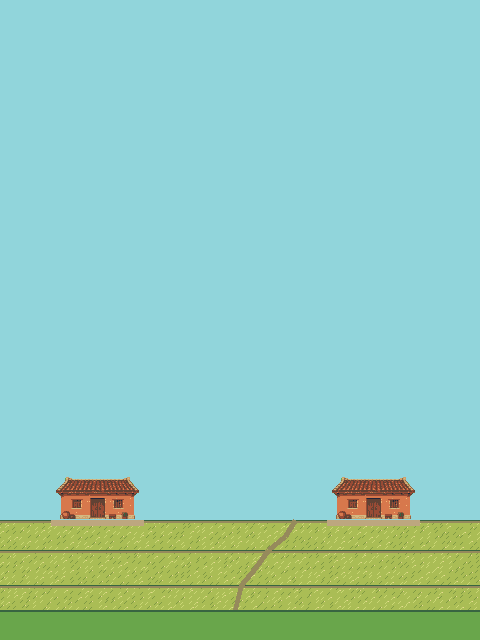
#> input picture apps/bird-minigame/assets/candidates/rural-review-20260906/rural-ground-native.png, 480 x 640 px
$ python package-rural-review.py
#> lines starting #> are read from the running program, lines starting #| are printed output that depends on the picture
"""Package the scenery-only converter and review artifacts for HTTPS delivery."""
import hashlib
import json
from pathlib import Path
import shutil
import zipfile
from PIL import Image

ROOT = Path(__file__).resolve().parents[1]
OUT = ROOT / 'assets/candidates/rural-review-20260906'
SHARE = ROOT / 'tmp/textfree-20260906/share'

# A focused 4x view permits cottage/ground review without manipulating plants.
ground = Image.open(OUT / 'rural-ground-native.png')
#> ground is the input picture: PIL image 480x640 RGB; mean R, G, B 146.3, 204, 190.7
ground.crop((0, 470, 480, 640)).resize((1920, 680), Image.Resampling.NEAREST).save(OUT / 'rural-ground-review.png')
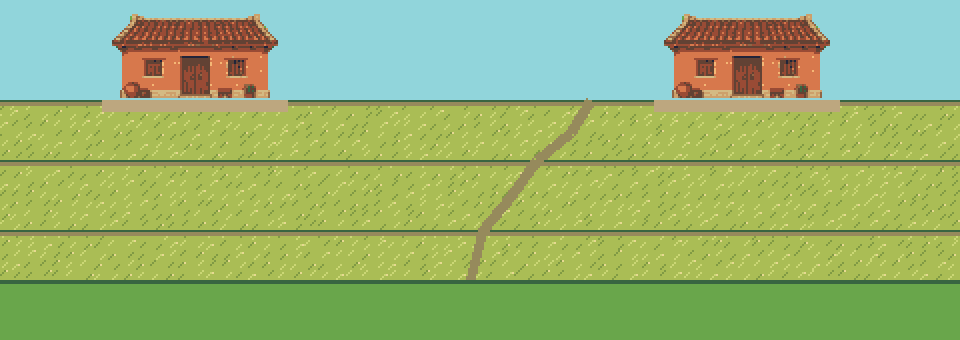
#> saved as rural-ground-review.png: PIL image 1920x680 RGB (shown at 1/2 size); mean R, G, B 149.7, 179.2, 112.5
files = ['scripts/convert-scenery.py', 'scripts/test_pixel_conversion.py',
         'scripts/convert-mountain.py', 'rules/mountain-photo.json',
         'scripts/pixel-conversion-requirements.txt', 'scripts/vendor/k_centroid.py',
         'scripts/vendor/LICENSE.pixeldetector', 'rules/scenery-conversion.json',
         'research/PIXEL_CONVERSION_METHOD.md',
         'assets/candidates/scenery-review-20260906/cottages-taiwan-review.png',
         'assets/candidates/scenery-review-20260906/dongli-source.jpg',
         'assets/candidates/scenery-review-20260906/beidawu-source.jpg']
with zipfile.ZipFile(OUT / 'scenery-converter-kit.zip', 'w', zipfile.ZIP_DEFLATED) as bundle:
    for name in files:
#> (the run stopped early here; a loop or call above may not have finished)
